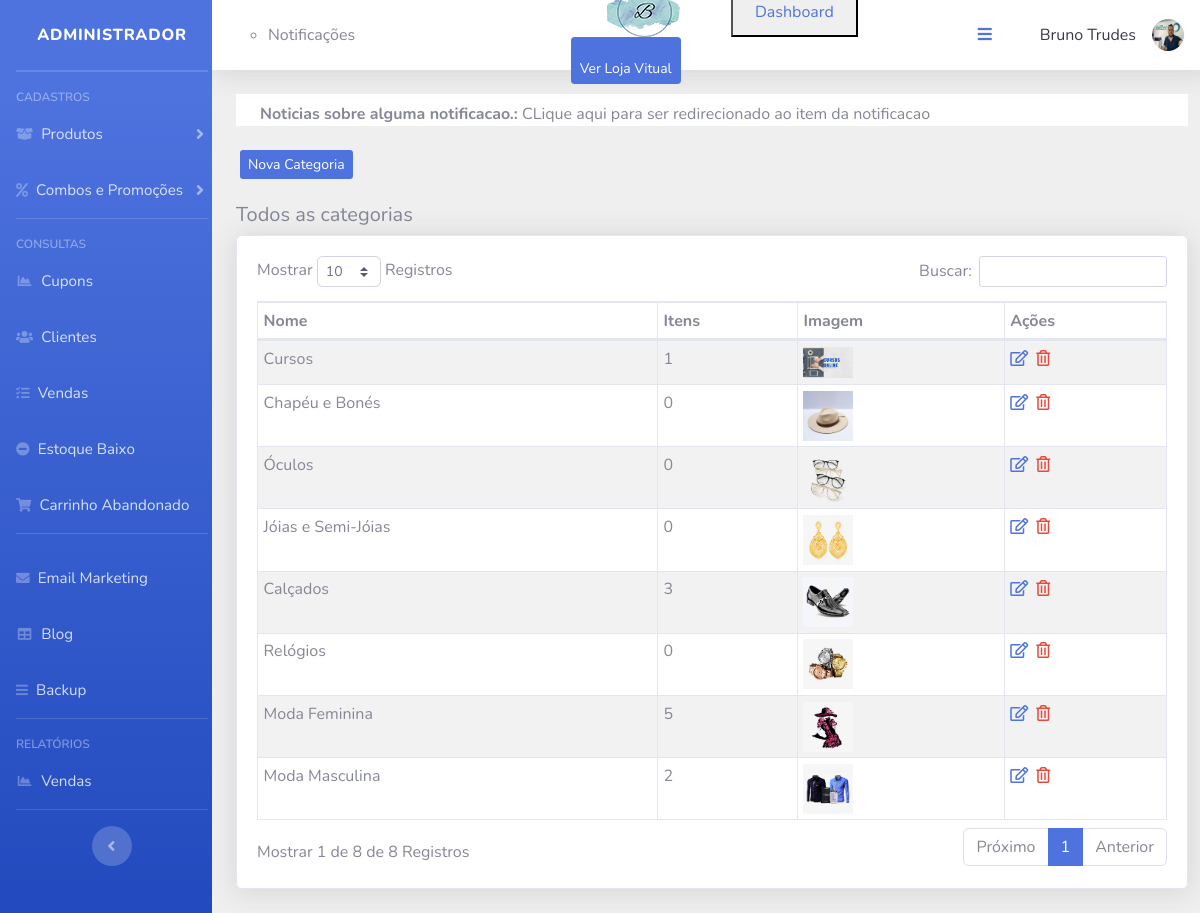
/sistema/painel-admin/index.php?pag=categorias (signed in), run on the app's committed database.
### tables this page shows
CREATE TABLE `usuarios` (
  `id` int(11) NOT NULL AUTO_INCREMENT,
  `nome` varchar(50) NOT NULL,
  `cpf` varchar(20) NOT NULL,
  `email` varchar(50) NOT NULL,
  `fone` varchar(15) NOT NULL,
  `senha` varchar(35) NOT NULL,
  `senha_crip` varchar(150) NOT NULL,
  `nivel` varchar(20) NOT NULL,
  `imagem` varchar(100) DEFAULT NULL,
  PRIMARY KEY (`id`)
);

CREATE TABLE `categorias` (
  `id` int(11) NOT NULL AUTO_INCREMENT,
  `nome` varchar(50) NOT NULL,
  `nome_url` varchar(50) NOT NULL,
  `imagem` varchar(100) NOT NULL,
  PRIMARY KEY (`id`)
);

### sistema/painel-admin/categorias.php (the view, shortened to what the rows shown need)
<?php
$pag = "categorias";
require_once("../../conexao.php");
?>
<div class="card shadow mb-4">
    <div class="card-body">
        <div class="table-responsive">
            <table class="w3-table-all w3-hoverable table table-striped table table-bordered" id="dataTable" width="100%" cellspacing="0">
                <thead>
                    <tr>
                        <th>Nome</th>
                        <th>Itens</th>
                        <th>Imagem</th>
                        <th>Ações</th>
                    </tr>
                </thead>
                <tbody>
                   <?php
                   $query = $pdo->query("SELECT * FROM categorias order by id desc ");
                   $res = $query->fetchAll(PDO::FETCH_ASSOC);
                   for ($i=0; $i < count($res); $i++) {
                      $nome = $res[$i]['nome'];
                      $imagem = $res[$i]['imagem'];
                      $id = $res[$i]['id'];
                      $query2 = $pdo->query("SELECT * FROM sub_categorias where id_categoria = '$id' ");
                   	  $res2 = $query2->fetchAll(PDO::FETCH_ASSOC);
                   	  $itens = @count($res2);
                      ?>
                    <tr>
                        <td><?php echo $nome ?></td>
                        <td><?php echo $itens ?></td>
                        <td><img src="../../img/categorias/<?php echo $imagem ?>" width="50"></td>
                        <td>
                             <a href="index.php?pag=<?php echo $pag ?>&funcao=editar&id=<?php echo $id ?>" class='text-primary mr-1' title='Editar Dados'><i class='far fa-edit'></i></a>
                            <a href="index.php?pag=<?php echo $pag ?>&funcao=excluir&id=<?php echo $id ?>" class='text-danger mr-1' title='Excluir Registro'><i class='far fa-trash-alt'></i></a>
                        </td>
                    </tr>
<?php } ?>
                </tbody>
            </table>
        </div>
    </div>
</div>

### sistema/painel-admin/index.php (shortened to what the rows shown need)
<?php
require_once '../../conexao.php';
$query = $pdo->query('SELECT * FROM envios_email');
$res = $query->fetchAll(PDO::FETCH_ASSOC);
if (@count($res) == 0) {
    $pdo->query(
        "INSERT INTO envios_email (data, final, assunto, mensagem, link) values (curDate(), '0', '', '', '') "
    );
}
$pag = @$_GET['pag'];
$menu1 = 'produtos';
$menu2 = 'categorias';
$menu3 = 'sub-categorias';
$menu4 = 'combos';
$menu5 = 'promocoes';
$menu6 = 'clientes';
$menu7 = 'vendas';
$menu8 = 'backup';
$menu9 = 'tipo-envios';
$menu10 = 'carac';
$menu11 = 'alertas';
$menu12 = 'cupons';
$menu13 = 'estoque';
$menu14 = 'blog';
$menu15 = 'banner';
$menu16 = 'produtos-promocao';
$menu17 = 'carrinho_abandonado';
$res = $pdo->query("SELECT * FROM usuarios where id = '$_SESSION[id_usuario]'");
$dados = $res->fetchAll(PDO::FETCH_ASSOC);
$nome_usu = @$dados[0]['nome'];
$imagem_usu = @$dados[0]['imagem'];
?>
<!DOCTYPE html>
<html lang="en">
<head>
    <link href="../vendor/fontawesome-free/css/all.min.css" rel="stylesheet" type="text/css">
    <link href="../css/sb-admin-2.css" rel="stylesheet">
    <link href="../css/style.css" rel="stylesheet">
    <link href="../vendor/datatables/dataTables.bootstrap4.min.css" rel="stylesheet">
</head>
<body id="page-top " >
    <div id="wrapper"  >
                                        <div id="content-wrapper" class="row d-flex flex-column l">
                                        <div class="wrapper">
            <nav class="navbar navbar-expand navbar-light bg-white topbar mb-4 static-top shadow">
                <div class="container-fluid">
                    <ul class="navbar-nav ml-auto">
                        <nav class="nav-item">
                                                <ul class="navbar-nav ml-auto ">
                                                    <li class="nav-item dropdown no-arrow nav-item">
                                                        <a class="nav-link dropdown-toggle" href="#" id="userDropdown" role="button" data-toggle="dropdown" aria-haspopup="true" aria-expanded="false">
                                                            <span class="mr-3 d-none d-lg-inline text-gray-900 "><?php echo @$nome_usu; ?></span>
                                                            <img class="img-profile rounded-circle" src="../../img/<?php echo $imagem_usu; ?>">
                                                        </a>
                                                    </li>
                                                </ul>
                                            </nav>
                    </ul>
                </div>
            </nav>
                                                <div class="container-fluid">
                                                    <?php if ($pag == null) {
                                                        include_once 'home.php';
                                                    } elseif ($pag == $menu1) {
                                                        include_once $menu1 .
                                                            '.php';
                                                    } elseif ($pag == $menu2) {
                                                        include_once $menu2 .
                                                            '.php';
                                                    } elseif ($pag == $menu3) {
                                                        include_once $menu3 .
                                                            '.php';
                                                    } elseif ($pag == $menu4) {
                                                        include_once $menu4 .
                                                            '.php';
                                                    } elseif ($pag == $menu5) {
                                                        include_once $menu5 .
                                                            '.php';
                                                    } elseif ($pag == $menu6) {
                                                        include_once $menu6 .
                                                            '.php';
                                                    } elseif ($pag == $menu7) {
                                                        include_once $menu7 .
                                                            '.php';
                                                    } elseif ($pag == $menu8) {
                                                        include_once $menu8 .
                                                            '.php';
                                                    } elseif ($pag == $menu9) {
                                                        include_once $menu9 .
                                                            '.php';
                                                    } elseif ($pag == $menu10) {
                                                        include_once $menu10 .
                                                            '.php';
                                                    } elseif ($pag == $menu11) {
                                                        include_once $menu11 .
                                                            '.php';
                                                    } elseif ($pag == $menu12) {
                                                        include_once $menu12 .
                                                            '.php';
                                                    } elseif ($pag == $menu13) {
                                                        include_once $menu13 .
                                                            '.php';
                                                    } elseif ($pag == $menu14) {
                                                        include_once $menu14 .
                                                            '.php';
                                                    } elseif ($pag == $menu15) {
                                                        include_once $menu15 .
                                                            '.php';
                                                    }elseif ($pag == $menu16) {
                                                        include_once $menu16 .
                                                            '.php';
                                                    }elseif ($pag == $menu17) {
                                                        include_once $menu17 .
                                                            '.php';
                                                    }
                                                    else {
                                                        include_once 'home.php';
                                                    } ?>
                                                </div>
                                            </div>
                                        </div>
                                    </div>
</body>
</html>

### data on the page
usuarios: nome "Bruno Trudes", imagem (picture)
categorias: nome "Cursos", itens "1", imagem (picture)
categorias: nome "Chapéu e Bonés", itens "0", imagem (picture)
categorias: nome "Óculos", itens "0", imagem (picture)
categorias: nome "Jóias e Semi-Jóias", itens "0", imagem (picture)
categorias: nome "Calçados", itens "3", imagem (picture)
categorias: nome "Relógios", itens "0", imagem (picture)
categorias: nome "Moda Feminina", itens "5", imagem (picture)
categorias: nome "Moda Masculina", itens "2", imagem (picture)

### other printed values
$pag "categorias"
